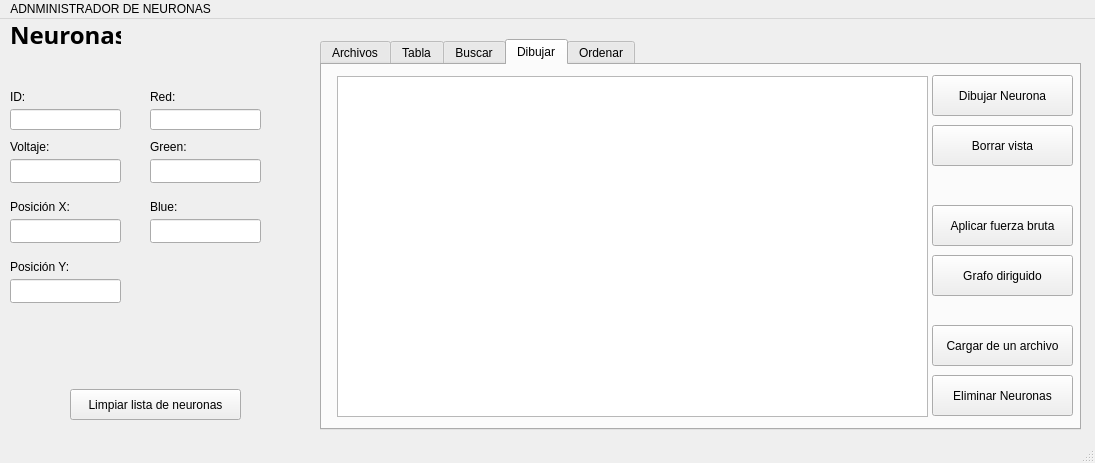
<?xml version="1.0" encoding="UTF-8"?>
<ui version="4.0">
 <class>Menu</class>
 <widget class="QMainWindow" name="Menu">
  <property name="geometry">
   <rect>
    <x>0</x>
    <y>0</y>
    <width>1095</width>
    <height>463</height>
   </rect>
  </property>
  <property name="windowTitle">
   <string>Menu</string>
  </property>
  <widget class="QWidget" name="centralwidget">
   <widget class="QLineEdit" name="lineID">
    <property name="geometry">
     <rect>
      <x>10</x>
      <y>90</y>
      <width>111</width>
      <height>21</height>
     </rect>
    </property>
   </widget>
   <widget class="QLineEdit" name="lineVoltaje">
    <property name="geometry">
     <rect>
      <x>10</x>
      <y>140</y>
      <width>111</width>
      <height>24</height>
     </rect>
    </property>
   </widget>
   <widget class="QLineEdit" name="lineX">
    <property name="geometry">
     <rect>
      <x>10</x>
      <y>200</y>
      <width>111</width>
      <height>24</height>
     </rect>
    </property>
   </widget>
   <widget class="QLabel" name="label">
    <property name="geometry">
     <rect>
      <x>10</x>
      <y>0</y>
      <width>111</width>
      <height>31</height>
     </rect>
    </property>
    <property name="font">
     <font>
      <family>Segoe UI Variable Display Semib</family>
      <pointsize>18</pointsize>
      <bold>true</bold>
     </font>
    </property>
    <property name="text">
     <string>Neuronas</string>
    </property>
   </widget>
   <widget class="QLabel" name="label_2">
    <property name="geometry">
     <rect>
      <x>10</x>
      <y>70</y>
      <width>49</width>
      <height>16</height>
     </rect>
    </property>
    <property name="text">
     <string>ID:</string>
    </property>
   </widget>
   <widget class="QLabel" name="label_3">
    <property name="geometry">
     <rect>
      <x>10</x>
      <y>120</y>
      <width>49</width>
      <height>16</height>
     </rect>
    </property>
    <property name="text">
     <string>Voltaje:</string>
    </property>
   </widget>
   <widget class="QLabel" name="label_4">
    <property name="geometry">
     <rect>
      <x>10</x>
      <y>180</y>
      <width>71</width>
      <height>16</height>
     </rect>
    </property>
    <property name="text">
     <string>Posición X:</string>
    </property>
   </widget>
   <widget class="QLineEdit" name="lineY">
    <property name="geometry">
     <rect>
      <x>10</x>
      <y>260</y>
      <width>111</width>
      <height>24</height>
     </rect>
    </property>
   </widget>
   <widget class="QLabel" name="label_5">
    <property name="geometry">
     <rect>
      <x>10</x>
      <y>240</y>
      <width>61</width>
      <height>16</height>
     </rect>
    </property>
    <property name="text">
     <string>Posición Y:</string>
    </property>
   </widget>
   <widget class="QLineEdit" name="lineBlue">
    <property name="geometry">
     <rect>
      <x>150</x>
      <y>200</y>
      <width>111</width>
      <height>24</height>
     </rect>
    </property>
   </widget>
   <widget class="QLabel" name="label_6">
    <property name="geometry">
     <rect>
      <x>150</x>
      <y>70</y>
      <width>49</width>
      <height>16</height>
     </rect>
    </property>
    <property name="text">
     <string>Red:</string>
    </property>
   </widget>
   <widget class="QLineEdit" name="lineRed">
    <property name="geometry">
     <rect>
      <x>150</x>
      <y>90</y>
      <width>111</width>
      <height>21</height>
     </rect>
    </property>
   </widget>
   <widget class="QLabel" name="label_7">
    <property name="geometry">
     <rect>
      <x>150</x>
      <y>120</y>
      <width>49</width>
      <height>16</height>
     </rect>
    </property>
    <property name="text">
     <string>Green:</string>
    </property>
   </widget>
   <widget class="QLineEdit" name="lineGreen">
    <property name="geometry">
     <rect>
      <x>150</x>
      <y>140</y>
      <width>111</width>
      <height>24</height>
     </rect>
    </property>
   </widget>
   <widget class="QLabel" name="label_8">
    <property name="geometry">
     <rect>
      <x>150</x>
      <y>180</y>
      <width>71</width>
      <height>16</height>
     </rect>
    </property>
    <property name="text">
     <string>Blue:</string>
    </property>
   </widget>
   <widget class="QLabel" name="labelVerificar">
    <property name="geometry">
     <rect>
      <x>180</x>
      <y>20</y>
      <width>241</width>
      <height>16</height>
     </rect>
    </property>
    <property name="text">
     <string/>
    </property>
   </widget>
   <widget class="QTabWidget" name="tabWidgeth">
    <property name="geometry">
     <rect>
      <x>320</x>
      <y>20</y>
      <width>761</width>
      <height>391</height>
     </rect>
    </property>
    <property name="currentIndex">
     <number>3</number>
    </property>
    <widget class="QWidget" name="tab">
     <attribute name="title">
      <string>Archivos</string>
     </attribute>
     <widget class="QPushButton" name="buttonClean">
      <property name="geometry">
       <rect>
        <x>340</x>
        <y>40</y>
        <width>80</width>
        <height>41</height>
       </rect>
      </property>
      <property name="text">
       <string>Limpiar</string>
      </property>
     </widget>
     <widget class="QPushButton" name="buttonRead">
      <property name="geometry">
       <rect>
        <x>200</x>
        <y>70</y>
        <width>101</width>
        <height>41</height>
       </rect>
      </property>
      <property name="text">
       <string>Importar archivo</string>
      </property>
     </widget>
     <widget class="QPushButton" name="buttonSave">
      <property name="geometry">
       <rect>
        <x>200</x>
        <y>20</y>
        <width>101</width>
        <height>41</height>
       </rect>
      </property>
      <property name="text">
       <string>Guardar archivo</string>
      </property>
     </widget>
     <widget class="QTextEdit" name="textNeuronas">
      <property name="geometry">
       <rect>
        <x>10</x>
        <y>120</y>
        <width>451</width>
        <height>231</height>
       </rect>
      </property>
     </widget>
     <widget class="QPushButton" name="buttonAgregarFinal">
      <property name="geometry">
       <rect>
        <x>10</x>
        <y>70</y>
        <width>161</width>
        <height>41</height>
       </rect>
      </property>
      <property name="text">
       <string>Agregar Neurona al Final</string>
      </property>
     </widget>
     <widget class="QPushButton" name="buttonAgregar">
      <property name="geometry">
       <rect>
        <x>10</x>
        <y>20</y>
        <width>161</width>
        <height>41</height>
       </rect>
      </property>
      <property name="text">
       <string>Agregar Neurona al Inicio</string>
      </property>
     </widget>
     <widget class="QPushButton" name="pushButtonOrdenarText">
      <property name="geometry">
       <rect>
        <x>490</x>
        <y>190</y>
        <width>121</width>
        <height>31</height>
       </rect>
      </property>
      <property name="text">
       <string>Ordenar por ID</string>
      </property>
     </widget>
     <widget class="QPushButton" name="pushButtonOrdenarText2">
      <property name="geometry">
       <rect>
        <x>490</x>
        <y>230</y>
        <width>121</width>
        <height>31</height>
       </rect>
      </property>
      <property name="text">
       <string>Ordenar por Voltaje</string>
      </property>
     </widget>
    </widget>
    <widget class="QWidget" name="tab_3">
     <attribute name="title">
      <string>Tabla</string>
     </attribute>
     <widget class="QPushButton" name="buttonSaveTable">
      <property name="geometry">
       <rect>
        <x>240</x>
        <y>60</y>
        <width>141</width>
        <height>41</height>
       </rect>
      </property>
      <property name="text">
       <string>Guardar tabla</string>
      </property>
     </widget>
     <widget class="QPushButton" name="buttonAdd">
      <property name="geometry">
       <rect>
        <x>20</x>
        <y>30</y>
        <width>161</width>
        <height>51</height>
       </rect>
      </property>
      <property name="text">
       <string>Agregar a Tabla</string>
      </property>
     </widget>
     <widget class="QTableWidget" name="tableNeuronas">
      <property name="geometry">
       <rect>
        <x>20</x>
        <y>110</y>
        <width>721</width>
        <height>221</height>
       </rect>
      </property>
      <property name="rowCount">
       <number>0</number>
      </property>
      <property name="columnCount">
       <number>7</number>
      </property>
      <column/>
      <column/>
      <column/>
      <column/>
      <column/>
      <column/>
      <column/>
     </widget>
     <widget class="QPushButton" name="buttonImportar">
      <property name="geometry">
       <rect>
        <x>240</x>
        <y>10</y>
        <width>141</width>
        <height>41</height>
       </rect>
      </property>
      <property name="text">
       <string>Importar a tabla</string>
      </property>
     </widget>
     <widget class="QPushButton" name="pushButtonOrdenarTable">
      <property name="geometry">
       <rect>
        <x>440</x>
        <y>10</y>
        <width>131</width>
        <height>41</height>
       </rect>
      </property>
      <property name="text">
       <string>Ordenar por ID</string>
      </property>
     </widget>
     <widget class="QPushButton" name="pushButtonOrdenarTable2">
      <property name="geometry">
       <rect>
        <x>440</x>
        <y>60</y>
        <width>131</width>
        <height>41</height>
       </rect>
      </property>
      <property name="text">
       <string>Ordenar por Voltaje</string>
      </property>
     </widget>
    </widget>
    <widget class="QWidget" name="tab_2">
     <attribute name="title">
      <string>Buscar</string>
     </attribute>
     <widget class="QTextEdit" name="textBuscar">
      <property name="geometry">
       <rect>
        <x>30</x>
        <y>80</y>
        <width>341</width>
        <height>241</height>
       </rect>
      </property>
     </widget>
     <widget class="QPushButton" name="buttonBuscar">
      <property name="geometry">
       <rect>
        <x>290</x>
        <y>20</y>
        <width>80</width>
        <height>24</height>
       </rect>
      </property>
      <property name="text">
       <string>Buscar</string>
      </property>
     </widget>
     <widget class="QLabel" name="label_9">
      <property name="geometry">
       <rect>
        <x>30</x>
        <y>20</y>
        <width>91</width>
        <height>16</height>
       </rect>
      </property>
      <property name="text">
       <string>Buscar Neurona:</string>
      </property>
     </widget>
     <widget class="QLineEdit" name="lineBuscar">
      <property name="geometry">
       <rect>
        <x>150</x>
        <y>20</y>
        <width>111</width>
        <height>21</height>
       </rect>
      </property>
     </widget>
    </widget>
    <widget class="QWidget" name="tab_4">
     <attribute name="title">
      <string>Dibujar</string>
     </attribute>
     <widget class="QGraphicsView" name="graphicsViewNeuronas">
      <property name="geometry">
       <rect>
        <x>15</x>
        <y>11</y>
        <width>591</width>
        <height>341</height>
       </rect>
      </property>
     </widget>
     <widget class="QPushButton" name="pushButton">
      <property name="geometry">
       <rect>
        <x>610</x>
        <y>10</y>
        <width>141</width>
        <height>41</height>
       </rect>
      </property>
      <property name="text">
       <string>Dibujar Neurona</string>
      </property>
     </widget>
     <widget class="QPushButton" name="pushButton_2">
      <property name="geometry">
       <rect>
        <x>610</x>
        <y>60</y>
        <width>141</width>
        <height>41</height>
       </rect>
      </property>
      <property name="text">
       <string>Borrar vista</string>
      </property>
     </widget>
     <widget class="QPushButton" name="buttonFuerza">
      <property name="geometry">
       <rect>
        <x>610</x>
        <y>140</y>
        <width>141</width>
        <height>41</height>
       </rect>
      </property>
      <property name="text">
       <string>Aplicar fuerza bruta</string>
      </property>
     </widget>
     <widget class="QPushButton" name="buttonCargar">
      <property name="geometry">
       <rect>
        <x>610</x>
        <y>260</y>
        <width>141</width>
        <height>41</height>
       </rect>
      </property>
      <property name="text">
       <string>Cargar de un archivo</string>
      </property>
     </widget>
     <widget class="QPushButton" name="buttonEliminar">
      <property name="geometry">
       <rect>
        <x>610</x>
        <y>310</y>
        <width>141</width>
        <height>41</height>
       </rect>
      </property>
      <property name="text">
       <string>Eliminar Neuronas</string>
      </property>
     </widget>
     <widget class="QPushButton" name="buttonDiri">
      <property name="geometry">
       <rect>
        <x>610</x>
        <y>190</y>
        <width>141</width>
        <height>41</height>
       </rect>
      </property>
      <property name="text">
       <string>Grafo diriguido</string>
      </property>
     </widget>
    </widget>
    <widget class="QWidget" name="tab_5">
     <attribute name="title">
      <string>Ordenar</string>
     </attribute>
     <widget class="QTextEdit" name="textNeuronasOrdenar">
      <property name="geometry">
       <rect>
        <x>10</x>
        <y>120</y>
        <width>451</width>
        <height>231</height>
       </rect>
      </property>
     </widget>
    </widget>
   </widget>
   <widget class="QPushButton" name="pushLimpiar">
    <property name="geometry">
     <rect>
      <x>70</x>
      <y>370</y>
      <width>171</width>
      <height>31</height>
     </rect>
    </property>
    <property name="text">
     <string>Limpiar lista de neuronas</string>
    </property>
   </widget>
  </widget>
  <widget class="QMenuBar" name="menubar">
   <property name="geometry">
    <rect>
     <x>0</x>
     <y>0</y>
     <width>1095</width>
     <height>21</height>
    </rect>
   </property>
   <widget class="QMenu" name="menuADNMINISTRADOR_DE_NEURONAS">
    <property name="title">
     <string>ADNMINISTRADOR DE NEURONAS</string>
    </property>
   </widget>
   <addaction name="menuADNMINISTRADOR_DE_NEURONAS"/>
  </widget>
  <widget class="QStatusBar" name="statusbar"/>
 </widget>
 <resources/>
 <connections/>
</ui>
